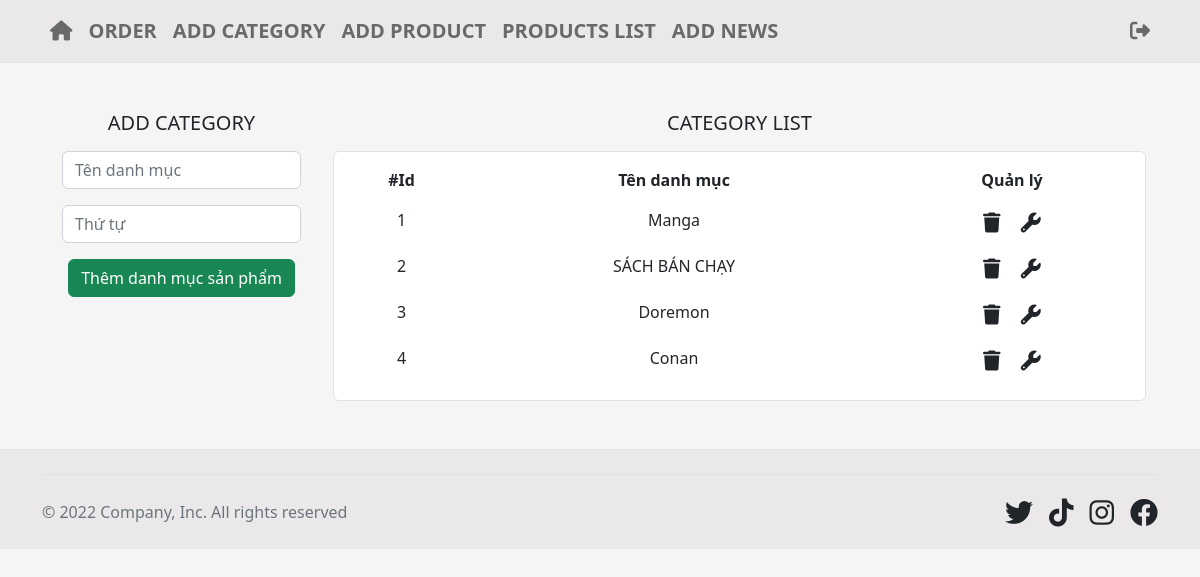
Page /index.php?action=category&query=add (signed in) on the committed database.
### tables this page shows
CREATE TABLE `category` (
  `category_id` int(11) NOT NULL,
  `category` varchar(100) NOT NULL,
  `position` int(11) NOT NULL
);

### category/listed.php (the view)
<div class="col-lg-9 my-5">
<h5 class="text-uppercase text-center">category list</h5>
<div class="bg-white border rounded mt-3">
<table class="table table-hover mt-2 table-borderless ">
  <thead class="text-center table-hover thead-light">
    <tr>
      <th class="align-middle col-2">#Id</th>
      <th class="align-middle">Tên danh mục</th>
      <th class="align-middle">Quản lý</th>
    </tr>
  </thead>
  <tbody class="text-center">
  <?php
  $sql = "SELECT * FROM category ORDER BY position ASC";
  $result = $conn->query($sql);
  if ($result->num_rows > 0) {
    $i = 0;
    while($row = $result->fetch_array()) {
    $i++;
  ?>
  <tr>
  <td><?php echo $i ?></td>
    <td><?php echo $row['category'] ?></td>
    <td>
        <a class="fs-5 text-dark mx-2" href="modules/category/processing.php?category_id=<?php echo $row['category_id']?>"><i class="fa-solid fa-trash"></i></a>
        <a class="fs-5 text-dark mx-2" href="?action=category&query=repair&category_id=<?php echo $row['category_id']?>"><i class="fa-solid fa-wrench"></i></a>
    </td>
  </tr>
    <?php
    }
    } else {
    }
    ?>
</table>
</div>
</div>

### index.php (style rules this page uses)
body { background-color: #f5f5f5; }

### rows in the picture
category: category "Manga"
category: category "SÁCH BÁN CHẠY"
category: category "Doremon"
category: category "Conan"
